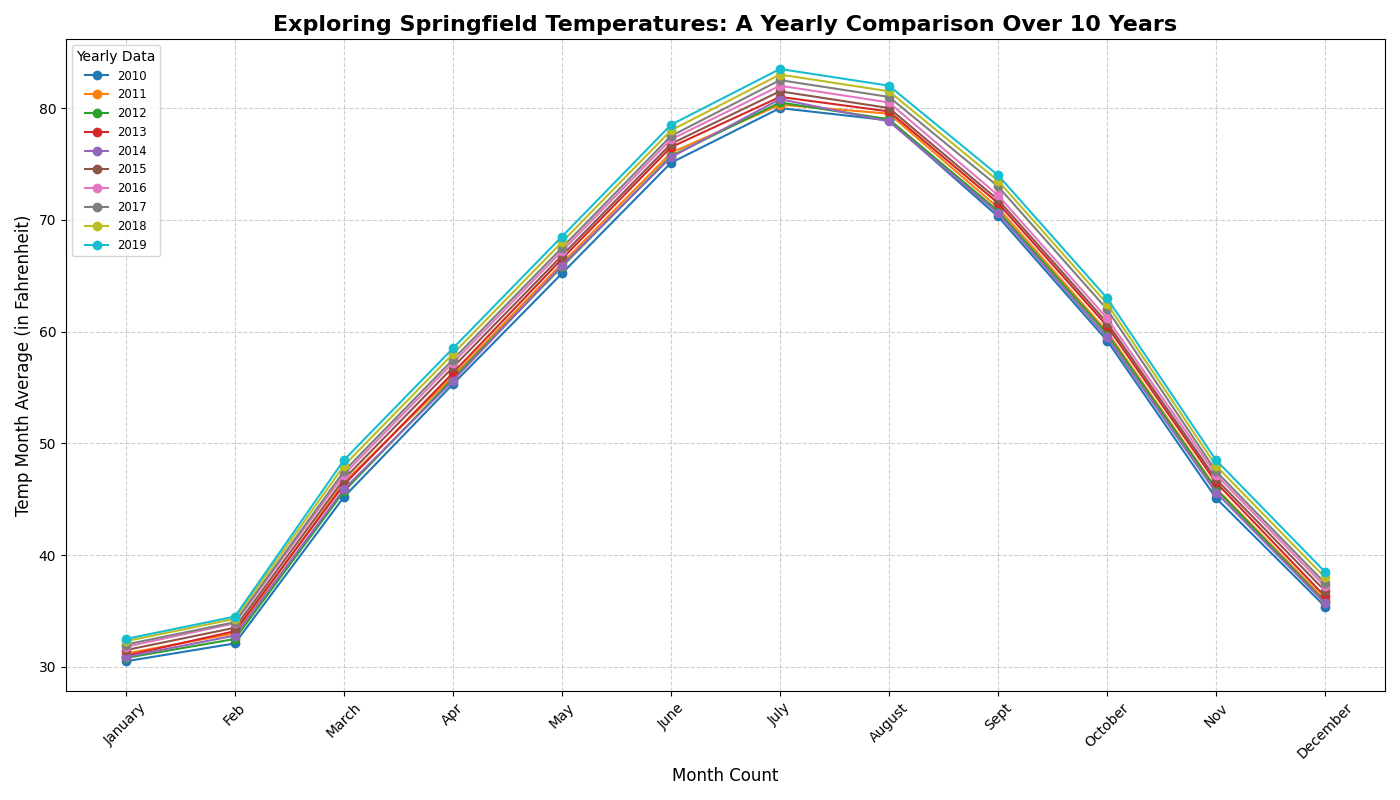

This chart was generated by the following Python code:
import matplotlib.pyplot as plt
import numpy as np

years = np.arange(2010, 2020)
months = range(1, 13)

temperature_data = np.array([
    [30.5, 32.1, 45.2, 55.3, 65.2, 75.1, 80.0, 78.9, 70.3, 59.2, 45.1, 35.4],
    [31.2, 33.0, 46.5, 56.0, 66.1, 76.0, 80.3, 79.5, 71.1, 60.0, 46.0, 36.0],
    [30.8, 32.5, 45.7, 55.8, 65.8, 75.7, 80.5, 79.0, 70.8, 59.8, 45.9, 35.8],
    [31.0, 33.2, 46.3, 56.3, 66.5, 76.5, 81.0, 79.7, 71.5, 60.5, 46.5, 36.3],
    [30.9, 32.8, 45.9, 55.6, 65.9, 75.6, 80.8, 78.8, 70.6, 59.5, 45.6, 35.7],
    [31.5, 33.5, 46.8, 56.8, 66.8, 76.8, 81.5, 80.0, 71.8, 60.8, 46.8, 36.8],
    [31.8, 33.9, 47.2, 57.2, 67.2, 77.2, 82.0, 80.5, 72.2, 61.2, 47.2, 37.2],
    [32.0, 34.0, 47.5, 57.5, 67.5, 77.5, 82.5, 81.0, 73.0, 62.0, 47.5, 37.5],
    [32.3, 34.3, 48.0, 58.0, 68.0, 78.0, 83.0, 81.5, 73.5, 62.5, 48.0, 38.0],
    [32.5, 34.5, 48.5, 58.5, 68.5, 78.5, 83.5, 82.0, 74.0, 63.0, 48.5, 38.5]
])

plt.figure(figsize=(14, 8))

# Manually assigned shuffled colors
colors = ['#1f77b4', '#ff7f0e', '#2ca02c', '#d62728', '#9467bd', 
          '#8c564b', '#e377c2', '#7f7f7f', '#bcbd22', '#17becf']

for i, year in enumerate(years):
    plt.plot(months, temperature_data[i], marker='o', linestyle='-', color=colors[i], label=str(year))

plt.title("Exploring Springfield Temperatures: A Yearly Comparison Over 10 Years", fontsize=16, fontweight='bold')
plt.xlabel("Month Count", fontsize=12)
plt.ylabel("Temp Month Average (in Fahrenheit)", fontsize=12)
plt.xticks(months, ['January', 'Feb', 'March', 'Apr', 'May', 'June', 'July', 'August', 'Sept', 'October', 'Nov', 'December'], rotation=45)
plt.grid(True, linestyle='--', alpha=0.6)
plt.legend(title='Yearly Data', loc="upper left", fontsize='small')
plt.tight_layout()
plt.show()
